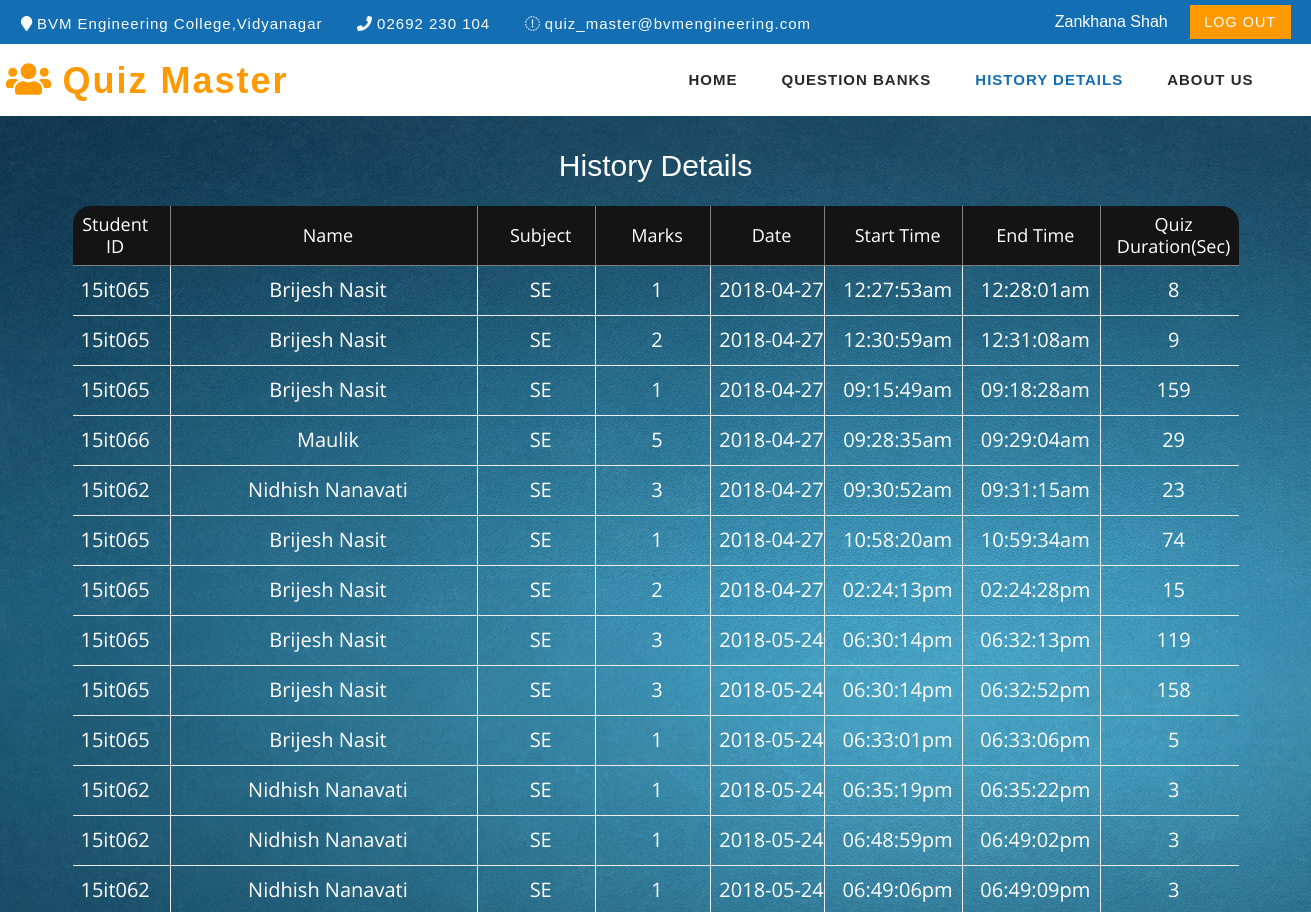
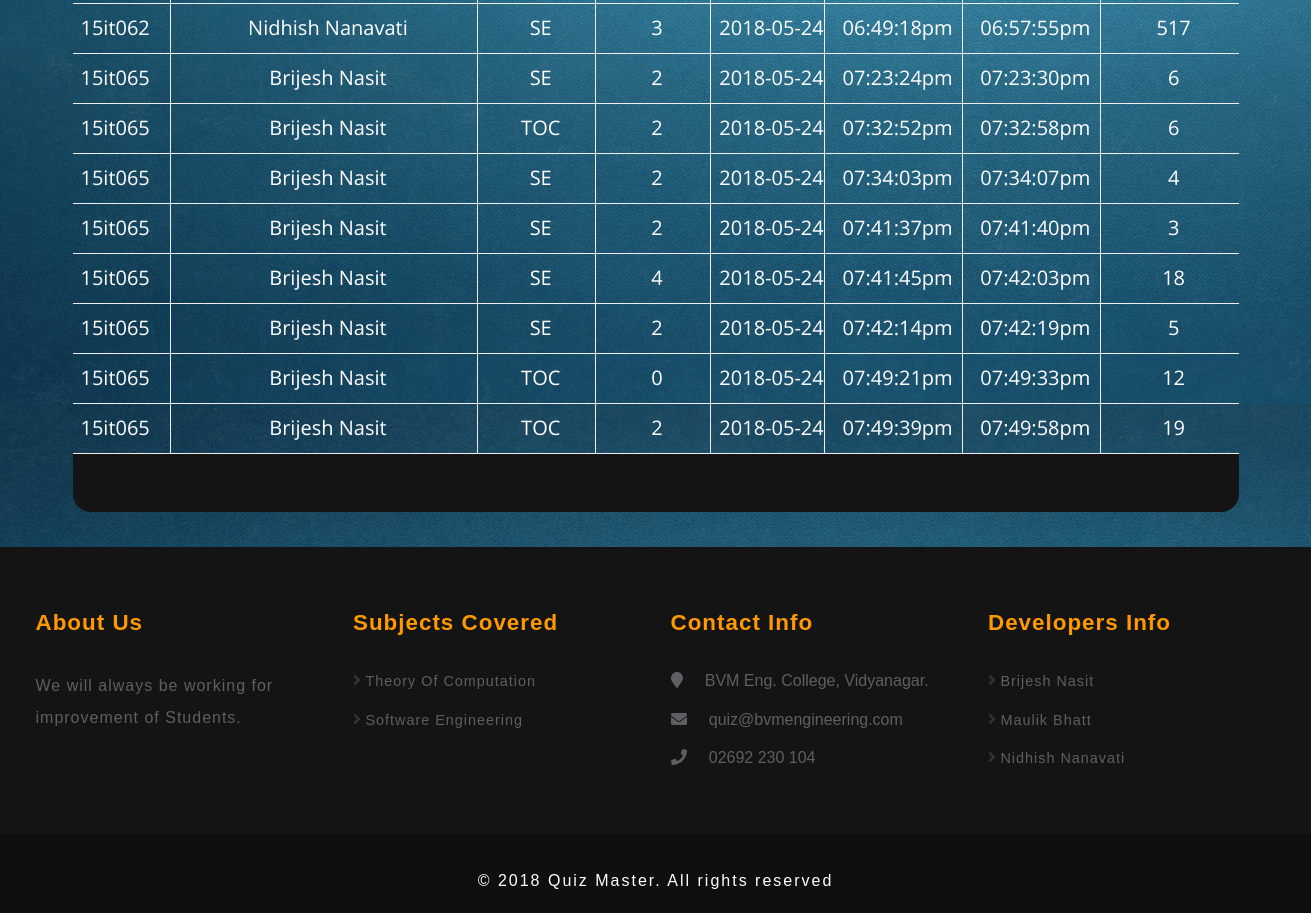
The page /history_details_fac.php (signed in) on the database its author committed (2 pictures, top to bottom).
### tables this page shows
CREATE TABLE IF NOT EXISTS `faculty_info` (
  `id` int(250) NOT NULL AUTO_INCREMENT,
  `faculty_id` varchar(250) NOT NULL,
  `faculty_name` varchar(250) NOT NULL,
  `mobile_no` bigint(10) NOT NULL,
  `email_id` varchar(250) NOT NULL,
  `password` varchar(250) NOT NULL,
  PRIMARY KEY (`id`),
  UNIQUE KEY `faculty_id` (`faculty_id`)
);

CREATE TABLE IF NOT EXISTS `history_details` (
  `id` int(250) NOT NULL AUTO_INCREMENT,
  `student_id` varchar(250) NOT NULL,
  `name` varchar(250) NOT NULL,
  `subject` varchar(250) NOT NULL,
  `marks` int(250) NOT NULL,
  `start_time` varchar(250) NOT NULL,
  `end_time` varchar(250) NOT NULL,
  `quiz_duration` varchar(250) NOT NULL,
  `q_date` date NOT NULL,
  PRIMARY KEY (`id`)
);

### class/dbo.class.php (called while the page is built, shortened)
<?php
	class dbo
	{
		private $host	= "localhost";
		private	$user	= "root";
		private $dbnm	= "quiz_master";
		private $pass	= "admin1234";
		private $link;
		function __construct() {
		 	$this->link = mysqli_connect($this->host, $this->user, $this->pass, $this->dbnm) or die(mysqli_connect_error());
		}
		function get($sql) {
			$res = mysqli_query($this->link, $sql) or die(mysqli_error($this->link));
			$result=array();
			$i=0;
			while ($row=mysqli_fetch_assoc($res)) {
				$result[$i]=$row;
				$i++;
			}
			return $result;
		}
	}
		$db = new dbo();
?>

### history_details_fac.php (the view, shortened to what this page needs)
<?php
require_once("class/dbo.class.php");
  $uid = $_SESSION['f_id'];
  $pass = $_SESSION['f_pass'];
$sql1 = "SELECT * from faculty_info WHERE faculty_id= '$uid' AND password='$pass' ";
$uname="faculty_name";
$res = $db->get($sql1);
?>
<link href="css2/bootstrap.css" rel="stylesheet" type="text/css" media="all" />
  <link href="css2/style.css" rel="stylesheet" type="text/css" media="all" />
  <link href="css2/appointment_style.css" rel="stylesheet" type="text/css" media="all" />
  <link href="css2/font-awesome.css" rel="stylesheet">
<?php
foreach($res as $value){
?>
  <div class="header" id="home">
    <div class="top_menu_w3layouts">
<div class="container">
      <div class="header_left">
        <ul>
          <li><i class="fa fa-map-marker" aria-hidden="true"></i> BVM Engineering College,Vidyanagar</li>
          <li><i class="fa fa-phone" aria-hidden="true"></i> 02692 230 104 </li>
          <li><i class="fa fa-envelope-o" aria-hidden="true"></i> <a href="mailto:info@example.com">quiz_master@bvmengineering.com</a></li>
        </ul>
      </div>
      <div class="header_right">
        <ul class="forms_right">
          <li style="color: white"><?php echo $value[$uname]; ?></li>
          <li>&nbsp;&nbsp;&nbsp;</li>
          <li><a href="login.php"> Log Out</a> </li>
        </ul>
      </div>
      <div class="clearfix"> </div>
      </div>
    </div>
    <div class="content white">
      <nav class="navbar navbar-default" role="navigation">
        <div class="container">
          <div class="navbar-header">
            <a class="navbar-brand" href="">
              <h1><span class="fa fa-users" aria-hidden="true"></span>&nbsp;Quiz Master </h1>
            </a>
          </div>
          <div class="collapse navbar-collapse" id="bs-example-navbar-collapse-1">
            <nav>
              <ul class="nav navbar-nav">
                <li><a href="home_fac.php">Home</a></li>
                <li><a href="qbank_sel.php">Question Banks</a></li>
                <li><a href="history_details_fac.php" class="active">History Details</a></li>
                <li><a href="about_stud.php">About Us</a></li>
              </ul>
            </nav>
          </div>
        </div>
      </nav>
    </div>
  </div>
<?php
}
?>
<html>
  <link rel="stylesheet" type="text/css" href="table_css/fonts_table/font-awesome-4.7.0/css/font-awesome.min.css">
  <link rel="stylesheet" type="text/css" href="table_css/vendor_table_table/animate/animate.css">
  <link rel="stylesheet" type="text/css" href="table_css/vendor_table/select2/select2.min.css">
  <link rel="stylesheet" type="text/css" href="table_css/vendor_table/perfect-scrollbar/perfect-scrollbar.css">
  <link rel="stylesheet" type="text/css" href="table_css/css_table/util.css">
  <link rel="stylesheet" type="text/css" href="table_css/css_table/main.css">
<?php
  require_once("class/dbo.class.php");
  $item = "select * from history_details";
  $res = $db->get($item);
?>
  <div class="limiter">
    <div class="container-table100">
      <div class="wrap-table100">
        <div class="table100">
          <center><h2 style="color: white">History Details</h2></center><br>
          <table border="2">
          <thead>
          <tr class="table100-head">
          <th class="column1">Student ID</th>
          <th class="column2">Name</th>
          <th class="column3">Subject</th>
          <th class="column4"><center>Marks</center></th>
          <th class="column5"><center>Date</center></th>
          <th class="column5"><center>Start Time</center></th>
          <th class="column5"><center>End Time</center></th>
          <th class="column5"><center>Quiz Duration(Sec)</center></th>
          </tr>
          </thead>
<?php
foreach($res as $value){
?>
  <tbody>
  <tr>
  <td class="column1">
  <?php echo $value['student_id']; ?>
  </td>
  <td class="column2">
  <?php echo $value['name']; ?>
  </td>
  <td class="column3">
  <?php echo $value['subject']; ?>
  </td>
  <td class="column4">
  <?php echo $value['marks']; ?>
  </td>
  <td class="column5">
  <?php echo $value['q_date']; ?>
  </td>
  <td class="column5">
  <?php echo $value['start_time']; ?>
  </td>
  <td class="column5">
  <?php echo $value['end_time']; ?>
  </td>
  <td class="column5">
  <?php echo $value['quiz_duration']; ?>
  </td>
  </tr>
<?php
}
 ?>
<thead>
<tr class="table100-head">
  <th colspan="9" rowspan="1" align="center"  class="column1">
  </th>
  </tr>
</thead>
  </tbody>
</table>
</div>
</div>
</div>
</div>
<?php
include("f1.php");
?>
</html>

### css2/style.css (style rules this page uses)
html, body { margin: 0; font-size: 100%; background: #fff; font-family: 'Source Sans Pro', sans-serif; }
body a { text-decoration: none; transition: 0.5s all; -webkit-transition: 0.5s all; -moz-transition: 0.5s all; -o-transition: 0.5s all; -ms-transition: 0.5s all; }
h1, h2, h3, h4, h5, h6 { margin: 0; font-family: 'Source Sans Pro', sans-serif; }
ul { margin: 0; padding: 0; }
.header_left { float: left; margin: .3em 0 0; }
.header_left ul li { display: inline-block; margin-right: 2em; font-size: 15px; color: #fcfeff; letter-spacing: 1px; }
.header_left ul li a { font-size: 15px; color: #fcfeff; text-decoration: none; }
.header_right { float: right; }
ul.forms_right { float: right; margin-top: 3px; }
ul.forms_right { float: right; }
ul.forms_right li a { background: #ff9900; color: #fff; font-size: 0.9em; padding: 0.6em 1em; text-transform: uppercase; letter-spacing: 1px; }
ul.forms_right li { display: inline-block; list-style: none; }
.top_menu_w3layouts { padding: 0.5em 0em; background: #146eb4; }
.content { margin: 0; padding: 0px; }
.navbar-nav { float: right; margin: 0; }
.content.white { background: #fff; }
.navbar { position: relative; min-height: 50px; margin-bottom: 0!important; border: 1px solid transparent; }
.navbar-default { background-color: #fff; border-color: #fff; padding: 10px 0; }
.navbar-brand { float: left; padding: 0!important; font-size: 18px; line-height: 0px!important; height: 0px!important; }
.navbar-default a.navbar-brand h1 { color: #ff9900; font-weight: 700; margin-top: 6px; letter-spacing: 2px; }
.navbar-default .navbar-nav>li>a { color: #282828; letter-spacing: 1px; font-weight: 600; text-transform: uppercase; font-size: 15px; padding: 15px 17px; }
.navbar-nav>li>a.active { color: #146eb4; background: none; }
.navbar-nav>li { float: left; margin: 0 5px; }

### css2/appointment_style.css (style rules this page uses)
body a { color:red; transition: 0.5s all; -webkit-transition: 0.5s all; -moz-transition: 0.5s all; -o-transition: 0.5s all; -ms-transition: 0.5s all; text-decoration: none; }
h1, h2, h3, h4, h5, h6 { margin: 0; padding: 0; font-family: 'Source Sans Pro', sans-serif; }
ul { margin: 0; padding: 0; }
li { list-style-type:none; }

### table_css/css_table/main.css (style rules this page uses)
h2 { font-family: OpenSans-Regular; }
* { margin: 0px; padding: 0px; box-sizing: border-box; }
body, html { height: 100%; font-family: sans-serif; }
a { margin: 0px; transition: all 0.4s; -webkit-transition: all 0.4s; -o-transition: all 0.4s; -moz-transition: all 0.4s; }
h1,h2,h3,h4,h5,h6 { margin: 0px; }
ul, li { margin: 0px; list-style-type: none; }
.limiter { width: 100%; margin: 0 auto; }
.container-table100 { background-image: url("../bg/1.jpg"); display: -webkit-box; display: -webkit-flex; display: -moz-box; display: -ms-flexbox; display: flex; align-items: center; justify-content: center; flex-wrap: wrap; padding: 33px 30px; }
.wrap-table100 { width: 1170px; }
table { border-spacing: 1; border-collapse: collapse; background: white; border-radius: 20px; overflow: hidden; width: 100%; margin: 0 auto; position: relative; }
table * { position: relative; }
table td, table th { padding-left: 8px; }
table thead tr { height: 60px; background: #141415; }
table tbody tr { height: 50px; }
table tbody tr:last-child { border: 0; }
table td { text-align: center; }
table th { text-align: center; }
.table100-head th { font-family: OpenSans-Regular; font-size: 18px; color: #fff; line-height: 1.2; font-weight: unset; }
tbody tr { font-family: OpenSans-Regular; font-size: 20px; color: white; line-height: 1.2; font-weight: unset; }
.column1 { width: 50px; padding-right: 20px; }
.column2 { width: 450px; }
.column3 { width: 150px; }
.column4 { width: 150px; }
.column5 { width: 150px; }

### rows shown on the page
faculty_info: faculty_name "Zankhana Shah"
history_details: student "15it065", name "Brijesh Nasit", subject "SE", marks "1", q_date "2018-04-27", start_time "12:27:53am", end_time "12:28:01am", quiz_duration "8"
history_details: student "15it065", name "Brijesh Nasit", subject "SE", marks "2", q_date "2018-04-27", start_time "12:30:59am", end_time "12:31:08am", quiz_duration "9"
history_details: student "15it065", name "Brijesh Nasit", subject "SE", marks "1", q_date "2018-04-27", start_time "09:15:49am", end_time "09:18:28am", quiz_duration "159"
history_details: student "15it066", name "Maulik", subject "SE", marks "5", q_date "2018-04-27", start_time "09:28:35am", end_time "09:29:04am", quiz_duration "29"
history_details: student "15it062", name "Nidhish Nanavati", subject "SE", marks "3", q_date "2018-04-27", start_time "09:30:52am", end_time "09:31:15am", quiz_duration "23"
history_details: student "15it065", name "Brijesh Nasit", subject "SE", marks "1", q_date "2018-04-27", start_time "10:58:20am", end_time "10:59:34am", quiz_duration "74"
history_details: student "15it065", name "Brijesh Nasit", subject "SE", marks "2", q_date "2018-04-27", start_time "02:24:13pm", end_time "02:24:28pm", quiz_duration "15"
history_details: student "15it065", name "Brijesh Nasit", subject "SE", marks "3", q_date "2018-05-24", start_time "06:30:14pm", end_time "06:32:13pm", quiz_duration "119"
history_details: student "15it065", name "Brijesh Nasit", subject "SE", marks "3", q_date "2018-05-24", start_time "06:30:14pm", end_time "06:32:52pm", quiz_duration "158"
history_details: student "15it065", name "Brijesh Nasit", subject "SE", marks "1", q_date "2018-05-24", start_time "06:33:01pm", end_time "06:33:06pm", quiz_duration "5"
history_details: student "15it062", name "Nidhish Nanavati", subject "SE", marks "1", q_date "2018-05-24", start_time "06:35:19pm", end_time "06:35:22pm", quiz_duration "3"
history_details: student "15it062", name "Nidhish Nanavati", subject "SE", marks "1", q_date "2018-05-24", start_time "06:48:59pm", end_time "06:49:02pm", quiz_duration "3"
history_details: student "15it062", name "Nidhish Nanavati", subject "SE", marks "1", q_date "2018-05-24", start_time "06:49:06pm", end_time "06:49:09pm", quiz_duration "3"
history_details: student "15it062", name "Nidhish Nanavati", subject "SE", marks "3", q_date "2018-05-24", start_time "06:49:18pm", end_time "06:57:55pm", quiz_duration "517"
history_details: student "15it065", name "Brijesh Nasit", subject "SE", marks "2", q_date "2018-05-24", start_time "07:23:24pm", end_time "07:23:30pm", quiz_duration "6"
history_details: student "15it065", name "Brijesh Nasit", subject "TOC", marks "2", q_date "2018-05-24", start_time "07:32:52pm", end_time "07:32:58pm", quiz_duration "6"
history_details: student "15it065", name "Brijesh Nasit", subject "SE", marks "2", q_date "2018-05-24", start_time "07:34:03pm", end_time "07:34:07pm", quiz_duration "4"
history_details: student "15it065", name "Brijesh Nasit", subject "SE", marks "2", q_date "2018-05-24", start_time "07:41:37pm", end_time "07:41:40pm", quiz_duration "3"
history_details: student "15it065", name "Brijesh Nasit", subject "SE", marks "4", q_date "2018-05-24", start_time "07:41:45pm", end_time "07:42:03pm", quiz_duration "18"
history_details: student "15it065", name "Brijesh Nasit", subject "SE", marks "2", q_date "2018-05-24", start_time "07:42:14pm", end_time "07:42:19pm", quiz_duration "5"
history_details: student "15it065", name "Brijesh Nasit", subject "TOC", marks "0", q_date "2018-05-24", start_time "07:49:21pm", end_time "07:49:33pm", quiz_duration "12"
history_details: student "15it065", name "Brijesh Nasit", subject "TOC", marks "2", q_date "2018-05-24", start_time "07:49:39pm", end_time "07:49:58pm", quiz_duration "19"
